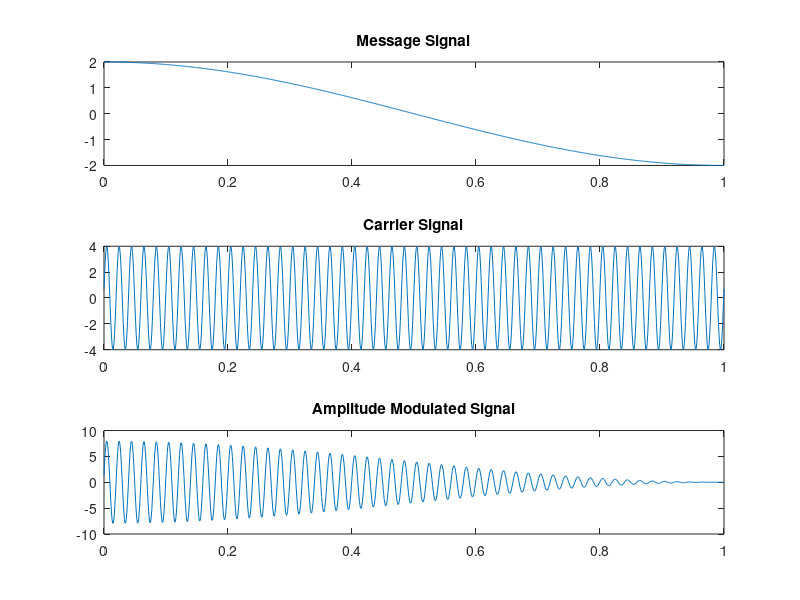

Write MATLAB code to recreate this figure.
t = 0:0.001:1;


% message signal
ym = 2*cos(pi*t);

% carrier signal

yc = 4*sin(100*pi*t + deg2rad(10));

% Amplitude modulated Signal

yam = 4*(1+cos(pi*t)).*sin(100*pi*t + deg2rad(10));

subplot(3, 1, 1);
plot(t, ym);
title("Message Signal");

subplot(3, 1, 2);
plot(t, yc);
title("Carrier Signal");

subplot(3, 1, 3);
plot(t, yam);
title("Amplitude Modulated Signal");